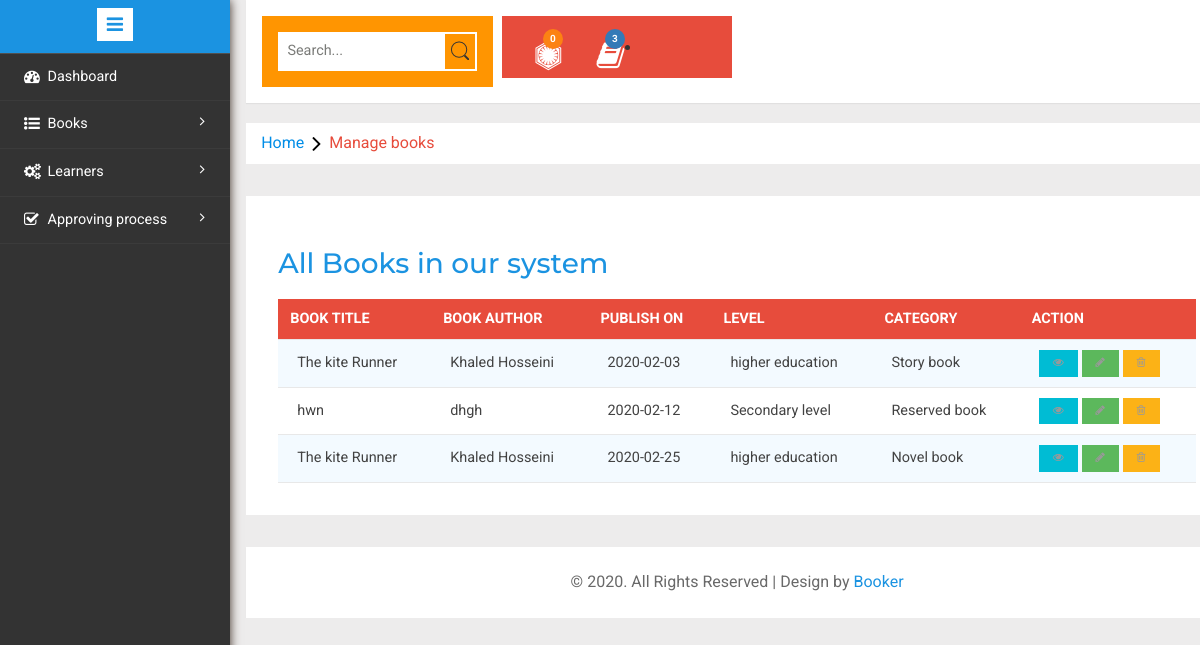
Page /librarian/managebook.php on the committed database.
### tables this page shows
CREATE TABLE `book` (
  `bookid` int(11) NOT NULL,
  `bookname` varchar(100) DEFAULT NULL,
  `author` varchar(100) DEFAULT NULL,
  `dp` varchar(100) DEFAULT NULL,
  `status` varchar(123) DEFAULT 'Available',
  `bimage` varchar(200) DEFAULT NULL,
  `level` varchar(200) DEFAULT NULL,
  `category` varchar(100) DEFAULT NULL
);

### librarian/managebook.php (the view, shortened to what this page needs)
<?php
include('includes/header.php');
include('includes/navbar.php');
?>
				</div>
<ol class="breadcrumb">
                <li class="breadcrumb-item"><a href="index.php">Home</a><i class="fa fa-angle-right"></i>Manage books</li>
            </ol>
<div class="agile-grids">
				<div class="agile-tables">
					<div class="w3l-table-info">
					  <h2>All  Books in our system</h2>
					    <table id="table">
						<thead>
						  <tr>
                          <th>Book title</th>
							<th>Book Author</th>
                            <th>Publish on</th>
							<th>Level</th>
                            <th>category</th>
                            <th>Action</th>
						  </tr>
						</thead>
						<tbody>
                          <?php
$ret="SELECT * FROM book";
                    $stmt= $conn->prepare($ret) ;
                    $stmt->execute() ;
                    $res=$stmt->get_result();
                    while($row=$res->fetch_object())
                    	  {
                              ?>
							<td><?php echo $row->bookname; ?></td>
							<td><?php echo $row->author; ?></td>
							<td><?php echo $row->dp; ?></td>
							<td><?php echo $row->level; ?></td>
                            <td><?php echo $row->category; ?></td>
                            <td>
                 <a href='viewsinglebook.php?bookid=<?php echo $row->bookid;?>'><button class="btn btn-primary btn-sm"><i class="fa fa-eye"></i></button></a>
                  <a href='editsinglebook.php?bookid=<?php echo $row->bookid;?>'><button class="btn btn-success btn-sm"><i class="fa fa-pencil"></i></button></a>
                  <a href='managebook.php?del=<?php echo $row->bookid;?>' onClick= "return confirm('Do you want to remove this book?');"><button class="btn btn-danger btn-sm"><i class="fa fa-trash-o "></i></button></a>
                  </td>
                          <?php } ?>
						</tbody>
					  </table>
					</div>
                    </div>
                    </div>
<?php include('includes/footer.php'); ?>

### librarian/includes/header.php (shortened to what this page needs)
<!DOCTYPE HTML>
<html>
<head>
<link href="css/bootstrap.min.css" rel='stylesheet' type='text/css' />
<link href="css/style.css" rel='stylesheet' type='text/css' />
<link rel="stylesheet" href="css/morris.css" type="text/css"/>
<link href="css/font-awesome.css" rel="stylesheet">
<link rel="stylesheet" href="css/icon-font.min.css" type='text/css' />
<link rel="stylesheet" type="text/css" href="css/table-style.css" />
<link rel="stylesheet" type="text/css" href="css/basictable.css" />
</head>

### librarian/includes/navbar.php (shortened to what this page needs)
<body>
   <div class="page-container">
<div class="left-content">
	   <div class="mother-grid-inner">
				<div class="header-main">
					<div class="w3layouts-left">
								<div class="w3-search-box">
									<form action="#" method="post">
										<input type="text" placeholder="Search..." required="">
										<input type="submit" value="">
									</form>
								</div>
						 </div>
						 <?php
$sql = $conn->query("SELECT COUNT(*) FROM book WHERE status='waiting'");
$row = $sql->fetch_row();
$countw = $row[0];
?>
						 <div class="w3layouts-right">
							<div class="profile_details_left">
								<ul class="nofitications-dropdown">
									<li class="dropdown head-dpdn">
										<a href="#" class="dropdown-toggle" data-toggle="dropdown" aria-expanded="false"><i class="fa fa-first-order"></i><span class="badge"><?php echo $countw ?></span></a>
											</li>
										</ul>
									<?php
$sql = $conn->query("SELECT COUNT(*) FROM book");
$row = $sql->fetch_row();
$countbook = $row[0];
?>
									<li class="dropdown head-dpdn">
										<a href="#" class="dropdown-toggle" data-toggle="dropdown" aria-expanded="false"><i class="fa fa-book"></i><span class="badge blue"><?php echo $countbook;?></span></a>
											</li>
											<li>
											</li>
									<div class="clearfix"> </div>
							</div>
						</div>

### librarian/includes/footer.php (shortened to what this page needs)
<div class="copyrights">
	 <p>&copy; <?php echo date("Y"); ?>. All Rights Reserved | Design by  <a href="http://kilonzowambua.github.io/" target="_blank">Booker</a> </p>
</div>
</div>
</div>
				<div class="sidebar-menu">
					<header class="logo1">
						<a href="#" class="sidebar-icon"> <span class="fa fa-bars"></span> </a>
					</header>
                           <div class="menu">
									<ul id="menu" >
										<li><a href="index.php"><i class="fa fa-tachometer"></i> <span>Dashboard</span><div class="clearfix"></div></a></li>
									 <li id="menu-academico" ><a href="#"><i class="fa fa-list-ul" aria-hidden="true"></i><span>Books</span> <span class="fa fa-angle-right" style="float: right"></span><div class="clearfix"></div></a>
										</li>
									  <li id="menu-academico" ><a href="#"><i class="fa fa-cogs" aria-hidden="true"></i><span>Learners</span> <span class="fa fa-angle-right" style="float: right"></span><div class="clearfix"></div></a>
										</li>
									<li><a href="#"><i class="fa fa-check-square-o nav_icon"></i><span></span>Approving process <span class="fa fa-angle-right" style="float: right"></span><div class="clearfix"></div></a>
									</li>
								  </ul>
								</div>
							  </div>
							</div>
</body>
</html>

### librarian/css/table-style.css (style rules this page uses)
table { background: white; border-collapse: collapse; margin: 1.25em 0 0; width: 100%; }
table tr, table th, table td { border: none; border-bottom: 1px solid #e8e8e8; font-size: .95em; }
table th, table td { padding: 10px 12px; text-align: left; }
table th { background: #e74c3c; color: #fff; text-transform: uppercase; }
table tr td { background: #f3faff; color: #424242; }
table tr:nth-of-type(2n+2) td { background: #ffffff; }
table { width: 100%; }

### rows in the picture
book: bookname "The kite Runner", author "Khaled Hosseini", dp "2020-02-03", level "higher education", category "Story book"
book: bookname "hwn", author "dhgh", dp "2020-02-12", level "Secondary level", category "Reserved book"
book: bookname "The kite Runner", author "Khaled Hosseini", dp "2020-02-25", level "higher education", category "Novel book"

### other values in the picture
$countw "0"
$countbook "3"
